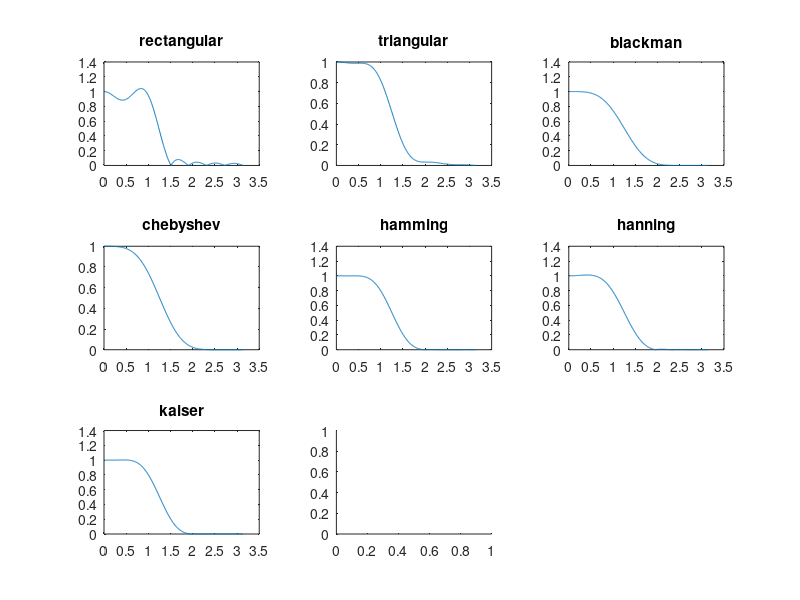

Reproduce this figure in MATLAB. (Note: this script raises an error after producing the figure.)
% script-ul are rolul de a construi filtre pe baza ferestrelor pentru a
% ilustra difrentele dintre acestea. De asemenea, se urmareste schimbarea
% parametrilor pentru a observa felul in care reactioneaza filtrele
% respeective.

clc;clear;
M=16;
r=90; %80-100 
beta=5;  %0-10
alfa=50; %0-100
L=2; %0-3
om_c=0.4;

subplot(3,3,1);
w1=boxcar(M);
h=fir1(M-1,om_c,w1);
[H,om]=freqz(h);
plot(om,abs(H));
title("rectangular");

subplot(3,3,2);
w2=triang(M);
h=fir1(M-1,om_c,w2);
[H,om]=freqz(h);
plot(om,abs(H));
title("triangular");

subplot(3,3,3);
w3=blackman(M);
h=fir1(M-1,om_c,w3);
[H,om]=freqz(h);
plot(om,abs(H));
title("blackman");

subplot(3,3,4);
w4=chebwin(M,r);
h=fir1(M-1,om_c,w4);
[H,om]=freqz(h);
plot(om,abs(H));
title("chebyshev");

subplot(3,3,5);
w5=hamming(M);
h=fir1(M-1,om_c,w5);
[H,om]=freqz(h);
plot(om,abs(H));
title("hamming");

subplot(3,3,6);
w6=hanning(M);
h=fir1(M-1,om_c,w6);
[H,om]=freqz(h);
plot(om,abs(H));
title("hanning");

subplot(3,3,7);
w7=kaiser(M, beta);
h=fir1(M-1,om_c,w7);
[H,om]=freqz(h);
plot(om,abs(H));
title("kaiser");

subplot(3,3,8);
w8=lanczos(M,L);
h=fir1(M-1,om_c,w8);
[H,om]=freqz(h);
plot(om,abs(H));
title("lanczos");


subplot(3,3,9);
w9=tukeywin(M,alfa);
h=fir1(M-1,om_c,w9);
[H,om]=freqz(h);
plot(om,abs(H));
title("tukey");

% conform cerintei, se observa ca raspunsurile cu atenuarea mare, au benzi
% de tranzitie largi. Exemplul cel mai extrem in acest caz este vizibil la
% fereastra Rectangular unde scaderea este extrem de rapida, dar se
% identifica apoi lobi.

% La fereastra triangular, atenuarea este relativ rapida, dar nivelul la
% care se ajunge este aproximativ 5% din intensitate, care urmeaza sa scada
% lent. Deci scaderea a fost brusca, dar pana sa ajunga la 0 va dura mai
% mult.

%%
% % % % % % % % % punctul b) %%%%%%%%%%%%%%%%%%%%%%%%%%%%%%%%%%%%%%%%%%%%
figure();
% am ales fereastra blackman:

M=16;
om_c=0.4;

subplot(4,1,1);
w3=blackman(M);
h=fir1(M-1,om_c,w3);
[H,om]=freqz(h);
plot(om,mag2db(abs(H)));
title("blackman M=16");

M=24;
subplot(4,1,2);
w3=blackman(M);
h=fir1(M-1,om_c,w3);
[H,om]=freqz(h);
plot(om,mag2db(abs(H)));
title("blackman M=24");

M=32;
subplot(4,1,3);
w3=blackman(M);
h=fir1(M-1,om_c,w3);
[H,om]=freqz(h);
plot(om,mag2db(abs(H)));
title("blackman M=32");

M=64;
subplot(4,1,4);
w3=blackman(M);
h=fir1(M-1,om_c,w3);
[H,om]=freqz(h);
plot(om,mag2db(abs(H)));
title("blackman M=64");
%Se observa ca odata cu cresterea ordinului, filtrul devine din ce in ce
%mai eficient, descresterea in intensitate fiind din ce in ce mai agresiva
